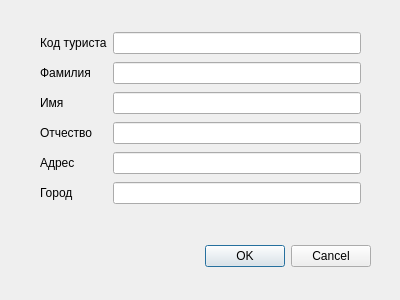
<?xml version="1.0" encoding="UTF-8"?>
<ui version="4.0">
 <class>Dialog_Kli</class>
 <widget class="QDialog" name="Dialog_Kli">
  <property name="geometry">
   <rect>
    <x>0</x>
    <y>0</y>
    <width>400</width>
    <height>300</height>
   </rect>
  </property>
  <property name="windowTitle">
   <string>Добавление/Редактирование туристов</string>
  </property>
  <widget class="QDialogButtonBox" name="buttonBox">
   <property name="geometry">
    <rect>
     <x>30</x>
     <y>240</y>
     <width>341</width>
     <height>32</height>
    </rect>
   </property>
   <property name="orientation">
    <enum>Qt::Horizontal</enum>
   </property>
   <property name="standardButtons">
    <set>QDialogButtonBox::Cancel|QDialogButtonBox::Ok</set>
   </property>
  </widget>
  <widget class="QWidget" name="gridLayoutWidget">
   <property name="geometry">
    <rect>
     <x>40</x>
     <y>30</y>
     <width>321</width>
     <height>181</height>
    </rect>
   </property>
   <layout class="QGridLayout" name="gridLayout">
    <item row="2" column="0">
     <widget class="QLabel" name="label_3">
      <property name="text">
       <string>Имя</string>
      </property>
     </widget>
    </item>
    <item row="4" column="0">
     <widget class="QLabel" name="label_5">
      <property name="text">
       <string>Адрес</string>
      </property>
     </widget>
    </item>
    <item row="3" column="0">
     <widget class="QLabel" name="label_4">
      <property name="text">
       <string>Отчество</string>
      </property>
     </widget>
    </item>
    <item row="1" column="0">
     <widget class="QLabel" name="label_2">
      <property name="text">
       <string>Фамилия</string>
      </property>
     </widget>
    </item>
    <item row="0" column="1">
     <widget class="QLineEdit" name="lineEdit"/>
    </item>
    <item row="0" column="0">
     <widget class="QLabel" name="label">
      <property name="text">
       <string>Код туриста</string>
      </property>
     </widget>
    </item>
    <item row="5" column="0">
     <widget class="QLabel" name="label_6">
      <property name="text">
       <string>Город</string>
      </property>
     </widget>
    </item>
    <item row="1" column="1">
     <widget class="QLineEdit" name="lineEdit_2"/>
    </item>
    <item row="2" column="1">
     <widget class="QLineEdit" name="lineEdit_3"/>
    </item>
    <item row="3" column="1">
     <widget class="QLineEdit" name="lineEdit_4"/>
    </item>
    <item row="4" column="1">
     <widget class="QLineEdit" name="lineEdit_5"/>
    </item>
    <item row="5" column="1">
     <widget class="QLineEdit" name="lineEdit_6"/>
    </item>
   </layout>
  </widget>
 </widget>
 <resources/>
 <connections>
  <connection>
   <sender>buttonBox</sender>
   <signal>accepted()</signal>
   <receiver>Dialog_Kli</receiver>
   <slot>accept()</slot>
   <hints>
    <hint type="sourcelabel">
     <x>248</x>
     <y>254</y>
    </hint>
    <hint type="destinationlabel">
     <x>157</x>
     <y>274</y>
    </hint>
   </hints>
  </connection>
  <connection>
   <sender>buttonBox</sender>
   <signal>rejected()</signal>
   <receiver>Dialog_Kli</receiver>
   <slot>reject()</slot>
   <hints>
    <hint type="sourcelabel">
     <x>316</x>
     <y>260</y>
    </hint>
    <hint type="destinationlabel">
     <x>286</x>
     <y>274</y>
    </hint>
   </hints>
  </connection>
 </connections>
</ui>
